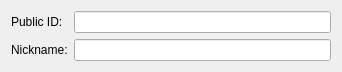
<?xml version="1.0" encoding="UTF-8"?>
<ui version="4.0">
 <class>AccRegisterDetailsPage</class>
 <widget class="QWidget" name="AccRegisterDetailsPage">
  <property name="geometry">
   <rect>
    <x>0</x>
    <y>0</y>
    <width>342</width>
    <height>60</height>
   </rect>
  </property>
  <property name="windowTitle">
   <string/>
  </property>
  <layout class="QFormLayout" name="formLayout">
   <item row="0" column="0">
    <widget class="QLabel" name="label">
     <property name="text">
      <string>Public ID:</string>
     </property>
    </widget>
   </item>
   <item row="0" column="1">
    <widget class="QLineEdit" name="IdEdit_"/>
   </item>
   <item row="1" column="0">
    <widget class="QLabel" name="label_2">
     <property name="text">
      <string>Nickname:</string>
     </property>
    </widget>
   </item>
   <item row="1" column="1">
    <widget class="QLineEdit" name="NickEdit_"/>
   </item>
  </layout>
 </widget>
 <resources/>
 <connections/>
</ui>
